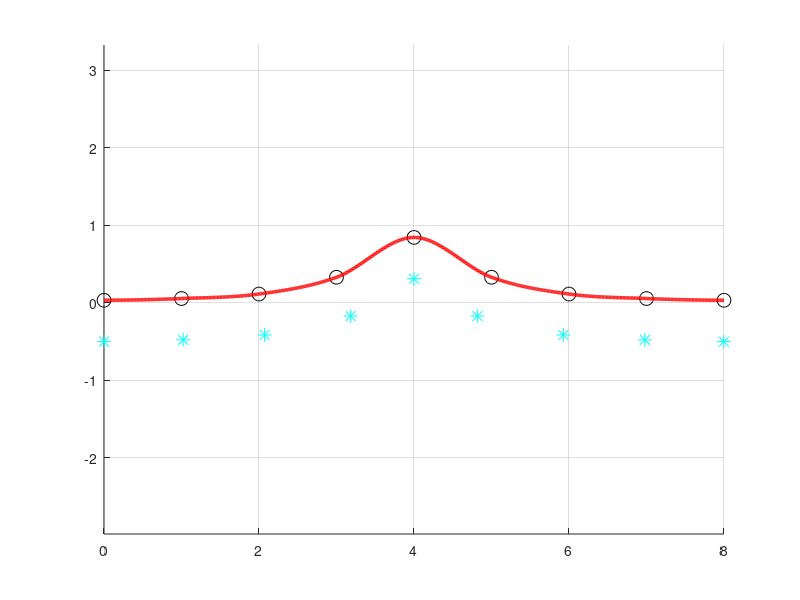

MATLAB code for this plot:
% Interpoliavimas_Ermito_splainais
% kiekvienas inervalas tarp tasku interpoliuojamas
% 2 eiles Ermito daugianariais, nustatant isvestiniu reiksmes pagal 
% skaitinio diferencijavimo formules
% valdomos tasku padetys ir isvestiniu reiksmes


function main
clc,close all
hL=[];

X=[0 1 2 3 4 5 6 7 8]
Y=sin(1./(1+2*(X-4).^2))
DY=Akima(X,Y)
nP=length(X) % interpoliavimo tasku skaicius
dist=(max(X)-min(X))/15  % liestines valdiklio rankeneles ilgis

f=figure(1),hold on, axis equal, grid on
% vaizduojame duotus taskus
for i=1:nP,  h(i)=plot(X(i), Y(i),'ko','ButtonDownFcn',@startDragFcn,'MarkerSize',10); end
    % kas atliekama paspaudus peles klavisa, nurodoma funkcijoje startDragFcn
    % tasku objektu valdikliai issaugomi masyve h

% vaizduojame liestines
for i=1:nP, ht(i)=plot(X(i)+dist*sin(atan(DY(i))), Y(i)-dist*cos(atan(DY(i))),'c*','ButtonDownFcn',@startDragFcn_t,'MarkerSize',10); end
    % kas atliekama paspaudus peles klavisa, nurodoma funkcijoje startDragFcn_t
    % liestiniu objektu valdikliu tasku objektai issaugomi masyve ht

set(f,'WindowButtonUpFcn',@stopDragFcn); % kas atliekama atleidus peles klavisa, nurodoma funkcijoje stopDragFcn

Ermito_splainu_interpoliavimas(X,Y,DY);  % interpoliuojame pagal ivestus taskus ir 
                                                   % nubraizome pradine kreive  
                                                   
%************************************************************************   
% Toliau programa laukia pertraukimo nuo peles klaviso, kuris inicijuoja 
% startDragFcn arba stopDragFcn vykdyma. 
% Jos savo ruoztu peles judesi susieja su arba atsieja nuo draggingFcn
%************************************************************************
                                                   
%-----------  vidines funkcijos ------------------
%  jos aprasomos anksciau, nei sutinkamas pagrindines funkcijos "end",
%  todel visi pagrindineje funkcijoje naudojami kintamieji matomi taip pat
%  ir vidinese funkcijose

function startDragFcn(varargin)  % apraso, kas atliekama, kai paspaudziamas kairys peles klavisas
    set(gcf, 'WindowButtonMotionFcn',@draggingFcn); % nurodo funkcija, kuria reikia nuolat kviesti pelei judant
end

function startDragFcn_t(varargin) % apraso, kas atliekama, kai paspaudziamas kairys peles klavisas
    set(gcf, 'WindowButtonMotionFcn',@draggingFcn_t); % nurodo funkcija, kuria reikia nuolat kviesti pelei judant
end

function draggingFcn(varargin)  % apraso, kas atliekama, kai pakinta pele valdomo objekto padetis
    iob=find(gco == h); % kelintas taskas judinamas
    x=get(h(iob),'xData');y=get(h(iob),'yData');  % tasko koordinates
    xt=get(ht(iob),'xData');yt=get(ht(iob),'yData'); % liestines valdiklio koordinates
    pt=get(gca,'Currentpoint');  % perskaitoma nauja padetis
    set(gco,'xData',pt(1,1),'yData',pt(1,2)); % pakeiciamos objekto koordinates
    X(iob)=pt(1,1);   % naujos tasko koordinates i masyva
    Y(iob)=pt(1,2);
    set(ht(iob),'xData',xt+pt(1,1)-x,'yData',yt+pt(1,2)-y); % pakeiciamos objekto koordinates
        % kvieciame savo sukurta funkcija interpoliuojanciai kreivei apskaiciuoti: 
    Ermito_splainu_interpoliavimas(X,Y,DY);
end

function draggingFcn_t(varargin)  % apraso, kas atliekama, kai pakinta pele valdomo liestines valdiklio padetis
    iob=find(gco == ht); % kelinto tasko liestines valdiklis judinamas
    x=get(h(iob),'xData');y=get(h(iob),'yData');  % tasko koordinates
    xt=get(ht(iob),'xData');yt=get(ht(iob),'yData'); % liestines valdiklio koordinates
    pt=get(gca,'Currentpoint');  % perskaitoma nauja padetis
    dx=pt(1,1)-x; dy=pt(1,2)-y;  % valdiklio vektoriaus projekcijos 
    normd=norm([dx dy]); dx=dx/normd*dist;dy=dy/normd*dist;
    set(gco,'xData',x+dx,'yData',y+dy); % pakeiciamos objekto koordinates
    DY(iob)=atan2(dx,-dy);
    % kvieciame savo sukurta funkcija interpoliuojanciai kreivei apskaiciuoti: 
    Ermito_splainu_interpoliavimas(X,Y,DY);
end

function stopDragFcn(varargin)  % apraso, kas atliekama, kai atleidziamas kairys peles klavisas
    set(gcf, 'WindowButtonMotionFcn','');% nurodo, kad atleidus peles klavisa peles judejimas nebeturi kviesti funkcijos
end

function Ermito_splainu_interpoliavimas(X,Y,DY);
    nP=length(X) % interpoliavimo tasku skaicius
    if ~isempty(hL), delete(hL); end
    for iii=1:nP-1  %------  ciklas per intervalus tarp gretimu tasku
        nnn=100;
        xxx=[X(iii):(X(iii+1)-X(iii))/nnn:X(iii+1)];
        fff=0;
        for j=1:2
            [U,V]=Hermite(X(iii:iii+1),j,xxx);
            fff=fff+U*Y(iii+j-1)+V*DY(iii+j-1);
        end
        hL(iii)=plot(xxx,fff,'r-','LineWidth',2.5);
    end %-----------------ciklas per intervalus pabaiga
return
end

function [U,V]=Hermite(X,j,x)   % Ermito daugianariai
    L=Lagrange(X,j,x); DL=D_Lagrange(X,j,X(j));
    U=(1-2*DL.*(x-X(j))).*L.^2;
    V=(x-X(j)).*L.^2;
return
end

function L=Lagrange(X,j,x)   % Lagranzo daugianaris
    n=length(X);    
    L=1;
    for k=1:n, if k ~= j, L=L.*(x-X(k))/(X(j)-X(k)); end, end
return
end

function DL=D_Lagrange(X,j,x)  % Lagranzo daugianario isvestine pagal x
    n=length(X);    
    DL=0; %DL israskos skaitiklis
    for i=1:n % ciklas per atmetamus narius
        if i==j, continue, end 
        Lds=1;
        for k=1:n , if k ~= j && k ~= i , Lds=Lds.*(x-X(k)); end,   end
        DL=DL+Lds;
    end
    Ldv=1;   %DL israskos vardiklis 
    for k=1:n, if k ~= j, Ldv=Ldv.*(X(j)-X(k)); end,  end
    DL=DL/Ldv;
return
end

function DY=Akima(X,Y)   % Isvestiniu reiksmiu interpoliavimo taskuose nustatymas pagal skaitinio integravimo formules
    n=length(X);
    fnk=inline('(2*x-xi-xip1)/((xim1-xi)*(xim1-xip1))*yim1+(2*x-xim1-xip1)/((xi-xim1)*(xi-xip1))*yi+(2*x-xim1-xi)/((xip1-xim1)*(xip1-xi))*yip1')
    for i=1:n
        if i == 1,xim1=X(1);xi=X(2);xip1=X(3); yim1=Y(1);yi=Y(2);yip1=Y(3);DY(i)=fnk(xim1,xi,xim1,xip1,yi,yim1,yip1);
        elseif i == n, xim1=X(n-2);xi=X(n-1);xip1=X(n); yim1=Y(n-2);yi=Y(n-1);yip1=Y(n); DY(n)=fnk(xip1,xi,xim1,xip1,yi,yim1,yip1);
        else, xim1=X(i-1);xi=X(i);xip1=X(i+1); yim1=Y(i-1);yi=Y(i);yip1=Y(i+1); DY(i)=fnk(xi,xi,xim1,xip1,yi,yim1,yip1);
        end
    end
return
end

end   % Sis end uzbaigia pagrindine funkcija